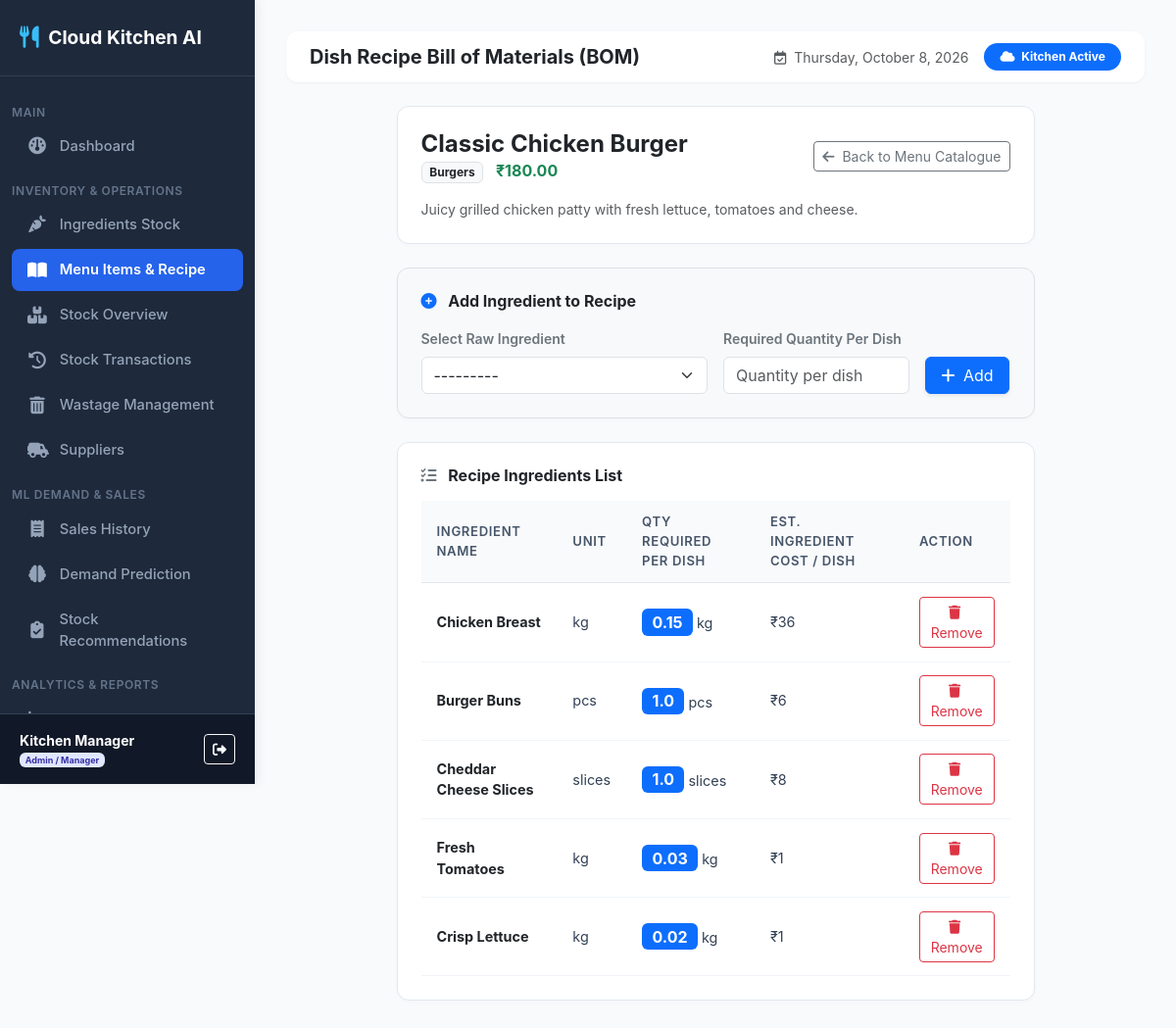
Page /menu/1/recipe/ (signed in) on the earlier database version.
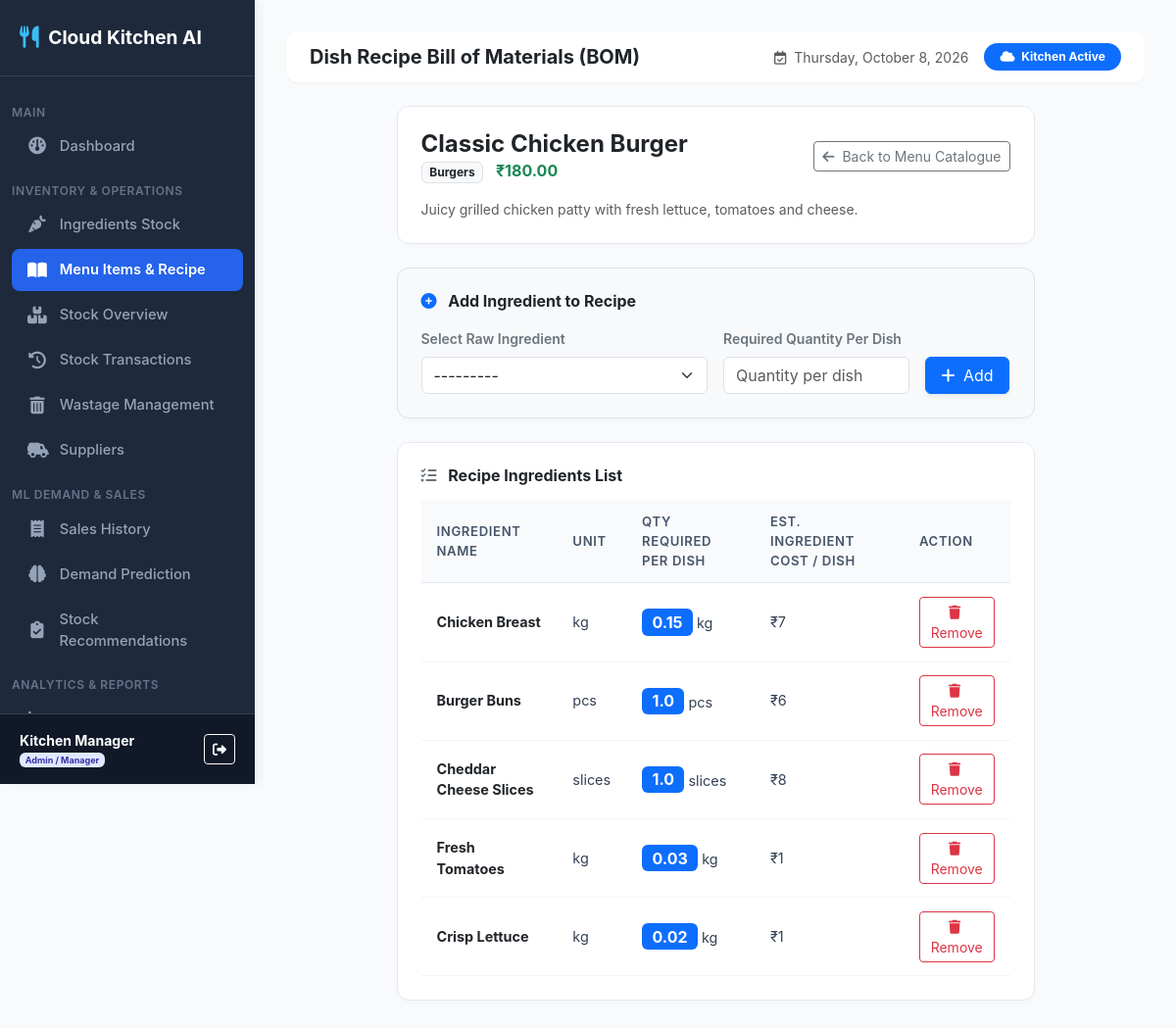
Same page on the later database version.
### inventory_predictor/models.py (models this page shows, shortened)
class MenuItemIngredient(models.Model):
    menu_item = models.ForeignKey(MenuItem, on_delete=models.CASCADE, related_name='recipe_items')
    ingredient = models.ForeignKey(Ingredient, on_delete=models.CASCADE, related_name='used_in_items')
    quantity_required = models.FloatField(help_text="Amount of ingredient required per single menu item")
    class Meta:
        unique_together = ('menu_item', 'ingredient')

class Ingredient(models.Model):
    CATEGORY_CHOICES = (
        ('Vegetables', 'Vegetables'),
        ('Dairy', 'Dairy'),
        ('Meat & Poultry', 'Meat & Poultry'),
        ('Grains & Bread', 'Grains & Bread'),
        ('Sauces & Spices', 'Sauces & Spices'),
        ('Beverages', 'Beverages'),
        ('Packaging', 'Packaging'),
        ('Other', 'Other'),
    )
    name = models.CharField(max_length=100, unique=True)
    category = models.CharField(max_length=50, choices=CATEGORY_CHOICES, default='Vegetables')
    unit = models.CharField(max_length=20, help_text="e.g. kg, g, L, ml, pcs, slices")
    current_quantity = models.FloatField(default=0.0)
    min_stock_level = models.FloatField(default=10.0)
    max_stock_level = models.FloatField(default=100.0)
    unit_cost = models.DecimalField(max_digits=10, decimal_places=2, default=0.00)
    supplier = models.ForeignKey(Supplier, on_delete=models.SET_NULL, null=True, blank=True, related_name='ingredients')
    expiry_date = models.DateField(null=True, blank=True)
    created_at = models.DateTimeField(auto_now_add=True)
    def __str__(self):
        return f"{self.name} ({self.current_quantity} {self.unit})"

### inventory_predictor/views.py (the view)
# urls.py: path('menu/<int:pk>/recipe/', views.recipe_manage, name='recipe_manage'),
@login_required
def recipe_manage(request, pk):
    menu_item = get_object_or_404(MenuItem, pk=pk)
    recipe_items = MenuItemIngredient.objects.filter(menu_item=menu_item).select_related('ingredient')
    if request.method == 'POST':
        if not role_check_admin(request.user):
            messages.error(request, "Access Denied. Only Admin / Kitchen Managers can edit recipes.")
            return redirect('menu_list')
        form = MenuItemIngredientForm(request.POST)
        if form.is_valid():
            recipe = form.save(commit=False)
            recipe.menu_item = menu_item
            try:
                recipe.save()
                messages.success(request, f"Added {recipe.ingredient.name} to {menu_item.name} recipe!")
            except Exception:
                messages.error(request, f"Ingredient {recipe.ingredient.name} is already in recipe.")
            return redirect('recipe_manage', pk=menu_item.pk)
    else:
        form = MenuItemIngredientForm()
    context = {
        'menu_item': menu_item,
        'recipe_items': recipe_items,
        'form': form,
        'is_admin': role_check_admin(request.user)
    }
    return render(request, 'inventory_predictor/menu/recipe.html', context)

### inventory_predictor/forms.py
class MenuItemIngredientForm(forms.ModelForm):
    class Meta:
        model = MenuItemIngredient
        fields = ['ingredient', 'quantity_required']
        widgets = {
            'ingredient': forms.Select(attrs={'class': 'form-select'}),
            'quantity_required': forms.NumberInput(attrs={'class': 'form-control', 'step': '0.001', 'placeholder': 'Quantity per dish'}),
        }

### inventory_predictor/views.py (called while the page is built)
def role_check_admin(user):
    if not user.is_authenticated:
        return False
    try:
        return user.is_superuser or user.profile.role == 'ADMIN'
    except Exception:
        return user.is_superuser

### inventory_predictor/templates/inventory_predictor/menu/recipe.html (shortened to what the changed rows need)
{% extends 'inventory_predictor/base.html' %}
{% block content %}
<div class="row justify-content-center">
    <div class="col-12 col-lg-9">
        <div class="card-box">
            <div class="table-responsive">
                <table class="custom-table">
                    <thead>
                        <tr>
                            <th>Ingredient Name</th>
                            <th>Unit</th>
                            <th>Qty Required per Dish</th>
                            <th>Est. Ingredient Cost / Dish</th>
                            {% if is_admin %}<th>Action</th>{% endif %}
                        </tr>
                    </thead>
                    <tbody>
                        {% for item in recipe_items %}
                        <tr>
                            <td class="fw-bold text-dark">{{ item.ingredient.name }}</td>
                            <td>{{ item.ingredient.unit }}</td>
                            <td><span class="badge bg-primary fs-6">{{ item.quantity_required }}</span> {{ item.ingredient.unit }}</td>
                            <td>₹{% widthratio item.quantity_required 1 item.ingredient.unit_cost %}</td>
                            {% if is_admin %}
                            <td>
                                <a href="{% url 'recipe_delete' item.pk %}" class="btn btn-sm btn-outline-danger" title="Remove ingredient from recipe">
                                    <i class="fa-solid fa-trash me-1"></i> Remove
                                </a>
                            </td>
                            {% endif %}
                        </tr>
                        {% empty %}
                        <tr>
                            <td colspan="5" class="text-center py-4 text-muted">
                                <i class="fa-solid fa-triangle-exclamation text-warning me-1"></i> No ingredients added to this recipe yet! Add ingredients above to enable accurate inventory deduction & ML demand reordering.
                            </td>
                        </tr>
                        {% endfor %}
                    </tbody>
                </table>
            </div>
        </div>
    </div>
</div>
{% endblock %}

Differences in the rows shown:
changed through a linked row, MenuItemIngredient "Chicken Breast": quantity_required+ingredient "36" → "7"
